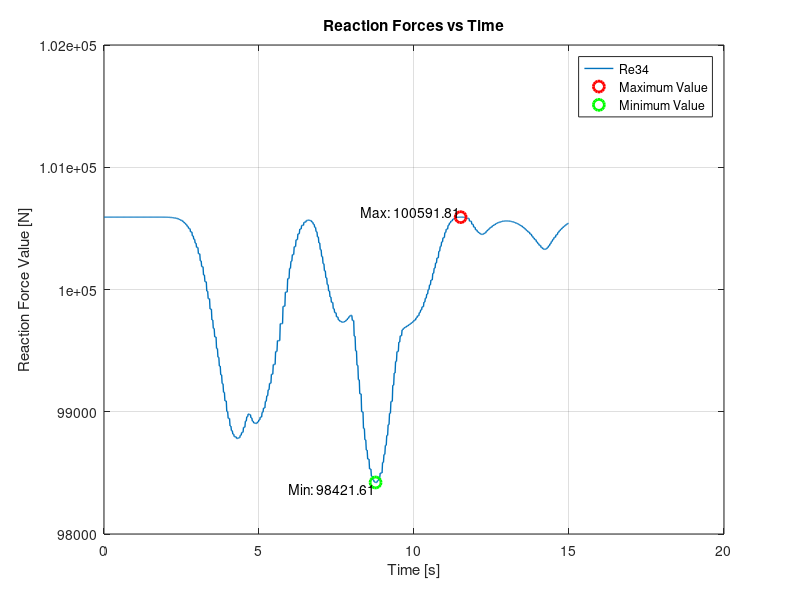
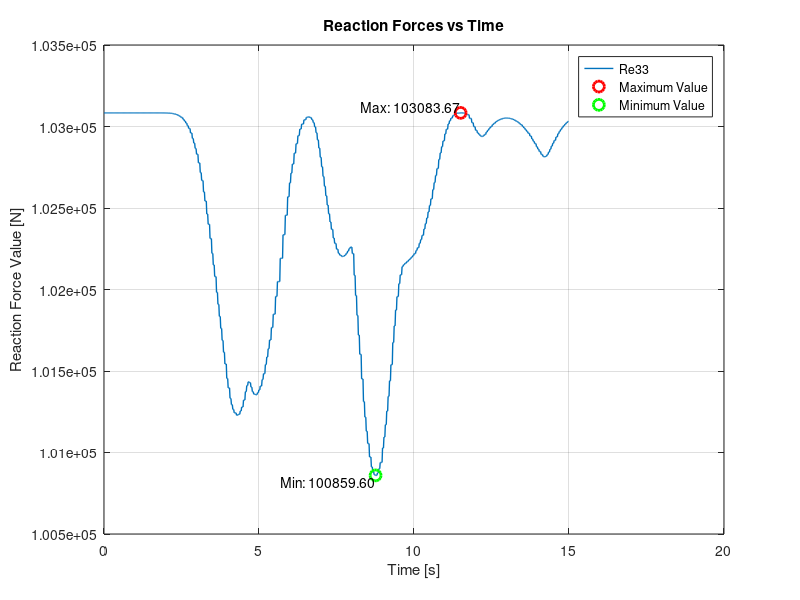
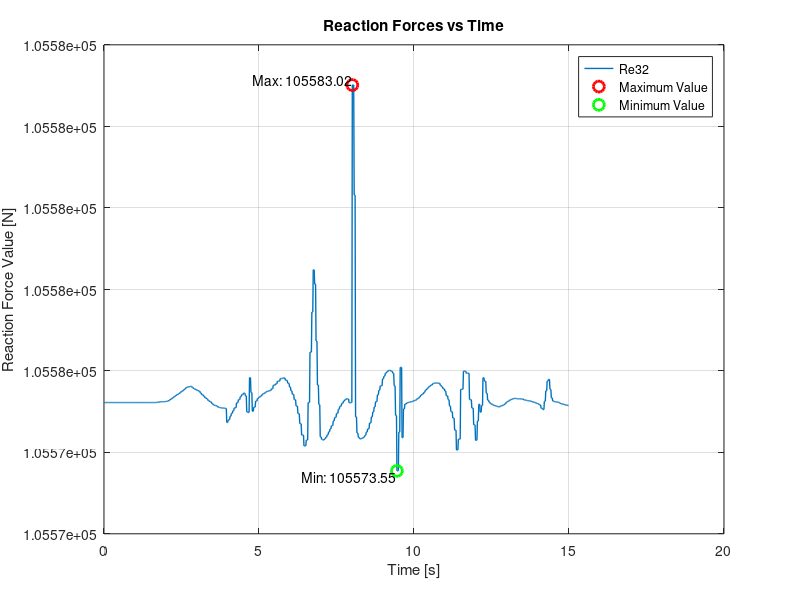
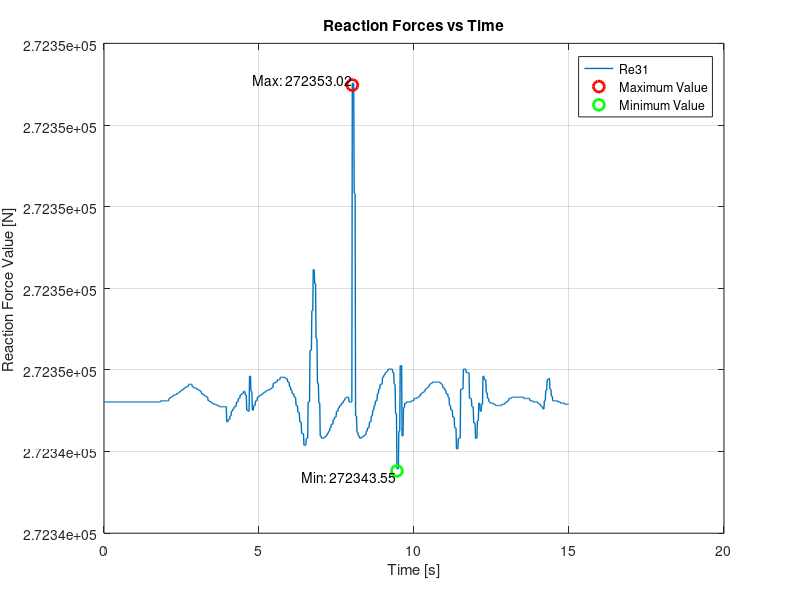

Source code (MATLAB) for these figures, in order:
%% This script plots the evaluated reaction forces for a 3 link system without translation

% Load the MAT file containing the reaction forces matrix.
load('ReactionForces_3_link_fixedL..mat');

% Determine the number of time steps (rows)
numSteps = size(reactionForces, 1);

%% Column 16 ( Re34)
% Define the columns you want to plot
colsToPlot = 16;

% Create a time vector (assuming each row corresponds to one time step)
timeVec = reactionForces(:, 1);

% Plot the selected columns versus time
figure;
plot(timeVec, reactionForces(:, colsToPlot), 'LineWidth', 1.0);
xlabel('Time [s]');
ylabel('Reaction Force Value [N]');
legend( 'Re34');
title('Reaction Forces vs Time');
grid on;
% Adjust the y-axis limits. For example, set the limits from -500 to 500:
ylim([98000 102000]);

% Find the maximum and minimum values along with their indices
[max_val, idx_max] = max(reactionForces(:, colsToPlot));
[min_val, idx_min] = min(reactionForces(:, colsToPlot));

% Hold on to the current plot to overlay additional markers
hold on;

% Plot the maximum and minimum values on the plot
plot(timeVec(idx_max), max_val, 'ro', 'MarkerSize', 8, 'LineWidth', 2 , 'DisplayName', 'Maximum Value');  % Red circle for max
plot(timeVec(idx_min), min_val, 'go', 'MarkerSize', 8, 'LineWidth', 2, 'DisplayName', 'Minimum Value');  % Green circle for min

% Optionally, add text labels for the max and min points
text(timeVec(idx_max), max_val, sprintf(' Max: %.2f', max_val), ...
    'VerticalAlignment', 'bottom', 'HorizontalAlignment', 'right');
text(timeVec(idx_min), min_val, sprintf(' Min: %.2f', min_val), ...
    'VerticalAlignment', 'top', 'HorizontalAlignment', 'right');

hold off;

%% Column 13 ( Re33)
% Define the columns you want to plot
colsToPlot = 13;

% Create a time vector (assuming each row corresponds to one time step)
timeVec = reactionForces(:, 1);

% Plot the selected columns versus time
figure;
plot(timeVec, reactionForces(:, colsToPlot), 'LineWidth', 1.0);
xlabel('Time [s]');
ylabel('Reaction Force Value [N]');
legend( 'Re33');
title('Reaction Forces vs Time');
grid on;
ylim([100500 103500]);

% Find the maximum and minimum values along with their indices
[max_val, idx_max] = max(reactionForces(:, colsToPlot));
[min_val, idx_min] = min(reactionForces(:, colsToPlot));

% Hold on to the current plot to overlay additional markers
hold on;

% Plot the maximum and minimum values on the plot
plot(timeVec(idx_max), max_val, 'ro', 'MarkerSize', 8, 'LineWidth', 2 , 'DisplayName', 'Maximum Value');  % Red circle for max
plot(timeVec(idx_min), min_val, 'go', 'MarkerSize', 8, 'LineWidth', 2, 'DisplayName', 'Minimum Value');  % Green circle for min

% Optionally, add text labels for the max and min points
text(timeVec(idx_max), max_val, sprintf(' Max: %.2f', max_val), ...
    'VerticalAlignment', 'bottom', 'HorizontalAlignment', 'right');
text(timeVec(idx_min), min_val, sprintf(' Min: %.2f', min_val), ...
    'VerticalAlignment', 'top', 'HorizontalAlignment', 'right');

hold off;

%% Column 9 ( Re32)
% Define the columns you want to plot
colsToPlot = 10;

% Create a time vector (assuming each row corresponds to one time step)
timeVec = reactionForces(:, 1);

% Plot the selected columns versus time
figure;
plot(timeVec, reactionForces(:, colsToPlot), 'LineWidth', 1.0);
xlabel('Time [s]');
ylabel('Reaction Force Value [N]');
legend( 'Re32');
title('Reaction Forces vs Time');
grid on;

% Find the maximum and minimum values along with their indices
[max_val, idx_max] = max(reactionForces(:, colsToPlot));
[min_val, idx_min] = min(reactionForces(:, colsToPlot));

% Hold on to the current plot to overlay additional markers
hold on;

% Plot the maximum and minimum values on the plot
plot(timeVec(idx_max), max_val, 'ro', 'MarkerSize', 8, 'LineWidth', 2 , 'DisplayName', 'Maximum Value');  % Red circle for max
plot(timeVec(idx_min), min_val, 'go', 'MarkerSize', 8, 'LineWidth', 2, 'DisplayName', 'Minimum Value');  % Green circle for min

% Optionally, add text labels for the max and min points
text(timeVec(idx_max), max_val, sprintf(' Max: %.2f', max_val), ...
    'VerticalAlignment', 'bottom', 'HorizontalAlignment', 'right');
text(timeVec(idx_min), min_val, sprintf(' Min: %.2f', min_val), ...
    'VerticalAlignment', 'top', 'HorizontalAlignment', 'right');

hold off;

%% Column 6 ( Re31)
% Define the columns you want to plot
colsToPlot = 7;

% Create a time vector (assuming each row corresponds to one time step)
timeVec = reactionForces(:, 1);

% Plot the selected columns versus time
figure;
plot(timeVec, reactionForces(:, colsToPlot), 'LineWidth', 1.0);
xlabel('Time [s]');
ylabel('Reaction Force Value [N]');
legend( 'Re31');
title('Reaction Forces vs Time');
grid on;

% Find the maximum and minimum values along with their indices
[max_val, idx_max] = max(reactionForces(:, colsToPlot));
[min_val, idx_min] = min(reactionForces(:, colsToPlot));

% Hold on to the current plot to overlay additional markers
hold on;

% Plot the maximum and minimum values on the plot
plot(timeVec(idx_max), max_val, 'ro', 'MarkerSize', 8, 'LineWidth', 2 , 'DisplayName', 'Maximum Value');  % Red circle for max
plot(timeVec(idx_min), min_val, 'go', 'MarkerSize', 8, 'LineWidth', 2, 'DisplayName', 'Minimum Value');  % Green circle for min
% Optionally, add text labels for the max and min points
text(timeVec(idx_max), max_val, sprintf(' Max: %.2f', max_val), ...
    'VerticalAlignment', 'bottom', 'HorizontalAlignment', 'right');
text(timeVec(idx_min), min_val, sprintf(' Min: %.2f', min_val), ...
    'VerticalAlignment', 'top', 'HorizontalAlignment', 'right');

hold off;

%% Column 3 ( Re3I)
% Define the columns you want to plot
colsToPlot = 4;

% Create a time vector (assuming each row corresponds to one time step)
timeVec = reactionForces(:, 1);

% Plot the selected columns versus time
figure;
plot(timeVec, reactionForces(:, colsToPlot), 'LineWidth', 1.0);
xlabel('Time [s]');
ylabel('Reaction Force Value [N]');
legend( 'Re3I');
title('Reaction Forces vs Time');
grid on;

% Find the maximum and minimum values along with their indices
[max_val, idx_max] = max(reactionForces(:, colsToPlot));
[min_val, idx_min] = min(reactionForces(:, colsToPlot));

% Hold on to the current plot to overlay additional markers
hold on;

% Plot the maximum and minimum values on the plot
plot(timeVec(idx_max), max_val, 'ro', 'MarkerSize', 8, 'LineWidth', 2 , 'DisplayName', 'Maximum Value');  % Red circle for max
plot(timeVec(idx_min), min_val, 'go', 'MarkerSize', 8, 'LineWidth', 2, 'DisplayName', 'Minimum Value');  % Green circle for min
% Optionally, add text labels for the max and min points
text(timeVec(idx_max), max_val, sprintf(' Max: %.2f', max_val), ...
    'VerticalAlignment', 'bottom', 'HorizontalAlignment', 'right');
text(timeVec(idx_min), min_val, sprintf(' Min: %.2f', min_val), ...
    'VerticalAlignment', 'top', 'HorizontalAlignment', 'right');

hold off;



